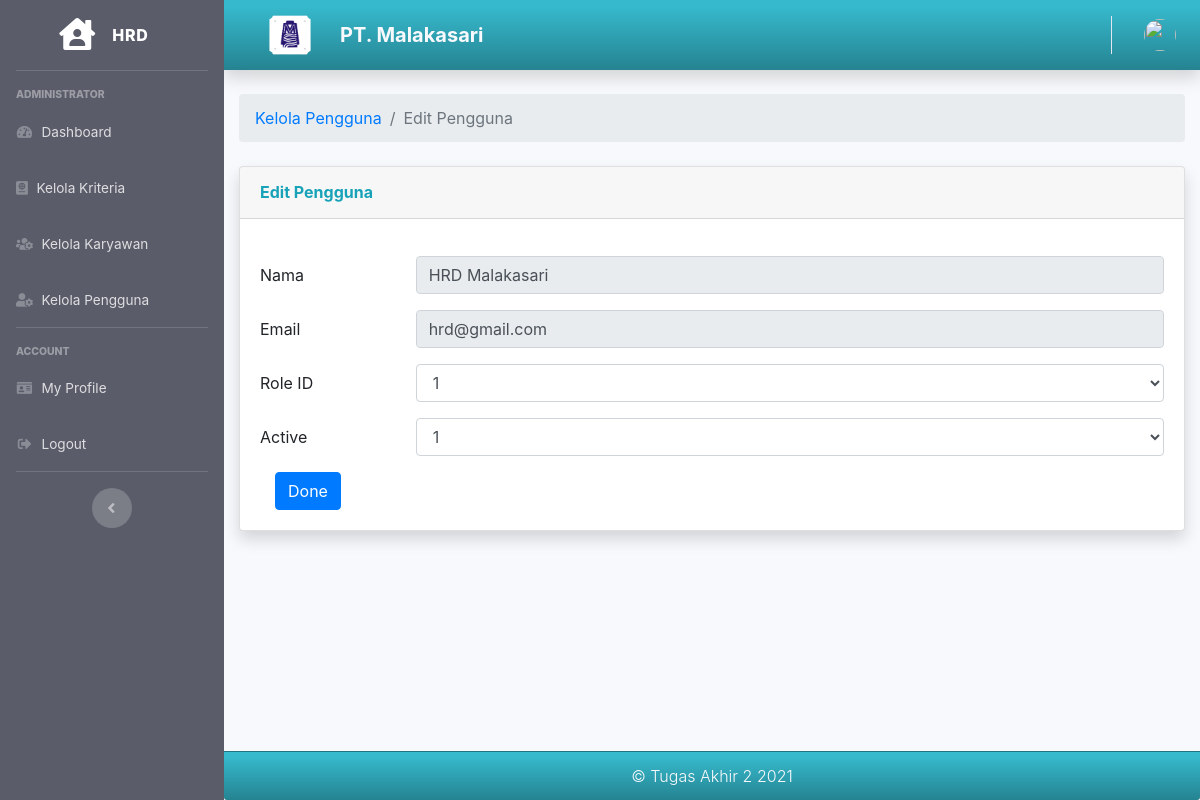
The page /hrd/edit_pengguna/18 on the database its author committed.
### tables this page shows
CREATE TABLE `user` (
  `id` int(11) NOT NULL,
  `name` varchar(128) NOT NULL,
  `email` varchar(128) NOT NULL,
  `image` varchar(512) NOT NULL,
  `password` varchar(256) NOT NULL,
  `role_id` int(11) NOT NULL,
  `is_active` int(1) NOT NULL,
  `date_created` int(11) NOT NULL
);

### application/controllers/Hrd.php (called while the page is built, shortened)
<?php
class Hrd extends CI_Controller
{
    public function __construct()
    {
        $this->load->model('Hrd_model');
    }
    public function edit_pengguna($id)
    {
        $data['user'] = $this->db->get_where('user', ['email' => $this->session->userdata('email')])->row_array();
        $data2['user'] = $this->Hrd_model->getDataUserById($id);
        $data['title'] = 'Edit Pengguna';
        $this->form_validation->set_rules('name', 'name', 'required');
        $this->form_validation->set_rules('email', 'email', 'required');
        $this->form_validation->set_rules('role_id', 'role_id', 'required');
        $this->form_validation->set_rules('is_active', 'is_active', 'required');
        if ($this->form_validation->run() == false) {
            $this->load->view('templates/hrd_header', $data);
            $this->load->view('templates/hrd_sidebar', $data);
            $this->load->view('templates/hrd_topbar', $data);
            $this->load->view('hrd/edit_pengguna', $data2);
            $this->load->view('templates/hrd_footer');
        }
    }
}

### index.php (called while the page is built, shortened)
<?php
require_once BASEPATH.'core/CodeIgniter.php';

### application/models/Hrd_model.php (called while the page is built, shortened)
<?php
class Hrd_model extends CI_Model
{
    public function getDataUserById($id)
    {
        return $this->db->get_where('user', ['id' => $id])->row_array();
    }
}

### application/views/hrd/edit_pengguna.php (the view, shortened to what this page needs)
<div class="container-fluid">
    <nav aria-label="breadcrumb">
        <ol class="breadcrumb">
            <li class="breadcrumb-item"><a href="<?= base_url(); ?>hrd/kelola_pengguna">Kelola Pengguna</a></li>
            <li class="breadcrumb-item active" aria-current="page">Edit Pengguna</li>
        </ol>
    </nav>
    <div class="card shadow mb-4">
        <div class="card-header py-3">
            <h6 class="m-0 font-weight-bold text-info">Edit Pengguna</h6>
        </div>
        <div class="card-body">
            <form action="" method="post">
                <div class="form-group row">
                    <div class="col-sm-6">
                    </div>
                </div>
                <div class="form-group row">
                    <label for="name" class="col-sm-2 col-form-label">Nama</label>
                    <div class="col-sm-10">
                        <input type="text" class="form-control" id="name" name="name" value="<?= $user['name']; ?>" readonly>
                    </div>
                </div>
                <div class="form-group row">
                    <label for="email" class="col-sm-2 col-form-label">Email</label>
                    <div class="col-sm-10">
                        <input type="text" class="form-control" id="email" name="email" value="<?= $user['email']; ?>" readonly>
                    </div>
                </div>
                <div class="form-group row">
                    <label for="role_id" class="col-sm-2 col-form-label">Role ID</label>
                    <div class="col-sm-10">
                        <select class="form-control" id="role_id" name="role_id" value="">
                            <option><?= $user['role_id']; ?></option>
                        </select>
                    </div>
                </div>
                <div class="form-group row">
                    <label for="role_id" class="col-sm-2 col-form-label">Active</label>
                    <div class="col-sm-10">
                        <select class="form-control" id="is_active" name="is_active" value="">
                            <option><?= $user['is_active']; ?></option>
                        </select>
                    </div>
                </div>
                <div class="col-md-6">
                    <button type="submit" class="btn btn-primary">Done</button>
                </div>
            </form>
        </div>
    </div>
</div>
</div>

### assets/css/custom.css (style rules this page uses)
body { font-family: 'Open Sans', sans-serif; }

### rows shown on the page
user: name "HRD Malakasari", email "hrd@gmail.com", role_id "1", is_active "1"
